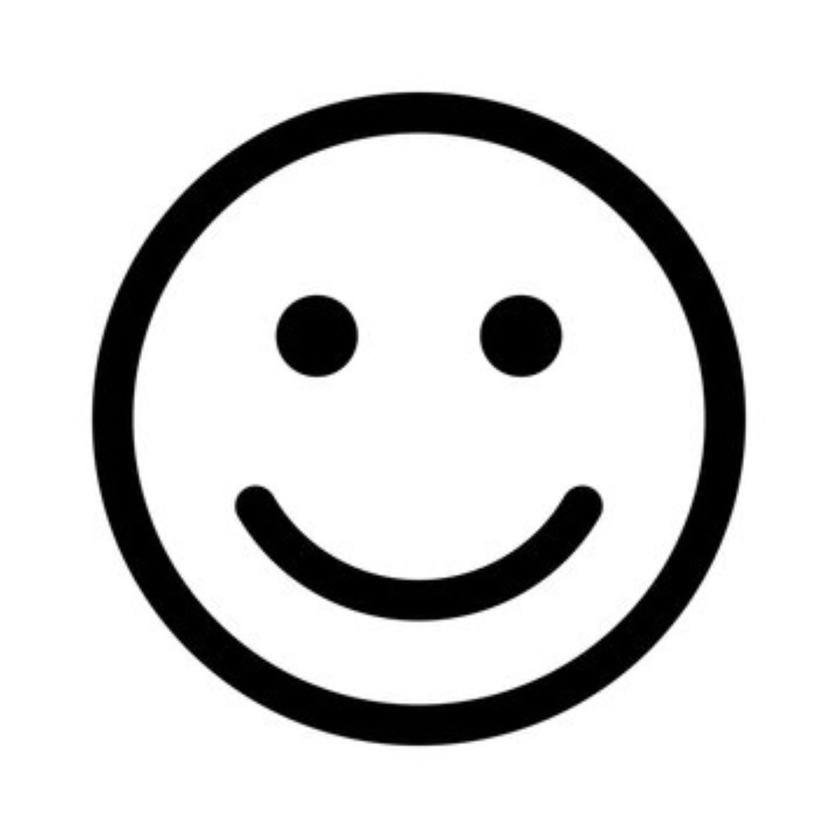
#> input picture smile2.jpg, 840 x 840 px, shrunk from 2048 x 2048 before the run
$ jupyter execute GS.ipynb
#> lines starting #> are read from the running program, lines starting #| are printed output that depends on the picture
[cell 1]
import numpy as np
import matplotlib.pyplot as plt
from scipy.fft import fft2, ifft2
import cv2


def amplitude(z):
    return np.abs(z)

def phase(z):
    return np.angle(z)


def gerchberg_saxton(target, iterations):
    A = ifft2(target)
    height,width =target.shape
    source = np.random.rand(height, width) + 1j * np.random.rand(height,width )
    source /= np.abs(source)
    for i in range(iterations):
        B = amplitude(source) * np.exp(1j * phase(A))
        C = fft2(B)
        D = amplitude(target) * np.exp(1j * phase(C))
        A = ifft2(D)

    retrieved_phase = phase(A)
    return retrieved_phase

[cell 2]
#filename = 'images.jpg'
image = 'smile2.jpg'
img = cv2.imread(image, cv2.IMREAD_GRAYSCALE)
#> img is the input picture: shape (840, 840); min 0, max 255, mean 216.4
img = img.astype(float)

# --- Maximum number of iterations
iter = 100

retrievedPhase = gerchberg_saxton(img, iter)
#> in gerchberg_saxton, `retrieved_phase = phase(A)`:
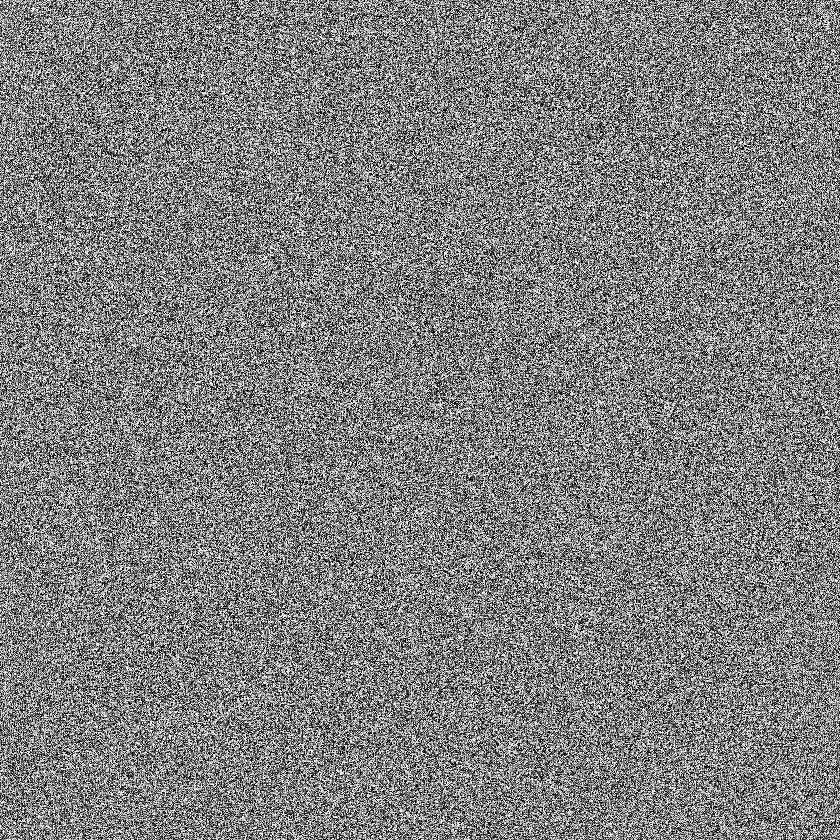
#> retrieved_phase: shape (840, 840) float64; min -3.14, max 3.14, mean 0.000874; drawn with min black and max white

recoveredImage = ifft2(np.exp(-1j*retrievedPhase))
plt.figure(1)

# --- Reference image
plt.subplot(131)
plt.imshow(img)
plt.title('Reference image')

# --- Retrieved Fourier phase
plt.subplot(132)
plt.imshow(retrievedPhase)
plt.title('Retrieved Fourier phase')

plt.subplot(133)
plt.imshow(np.absolute(recoveredImage)**2)
plt.title('Recovered image')

plt.subplots_adjust(hspace=0.5, wspace=0.5)


plt.show()
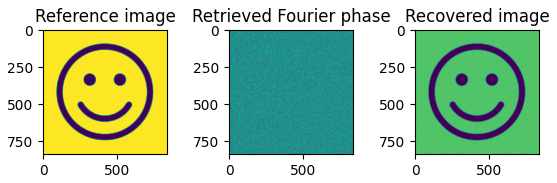
#> figure drawn by matplotlib, 3 panels
